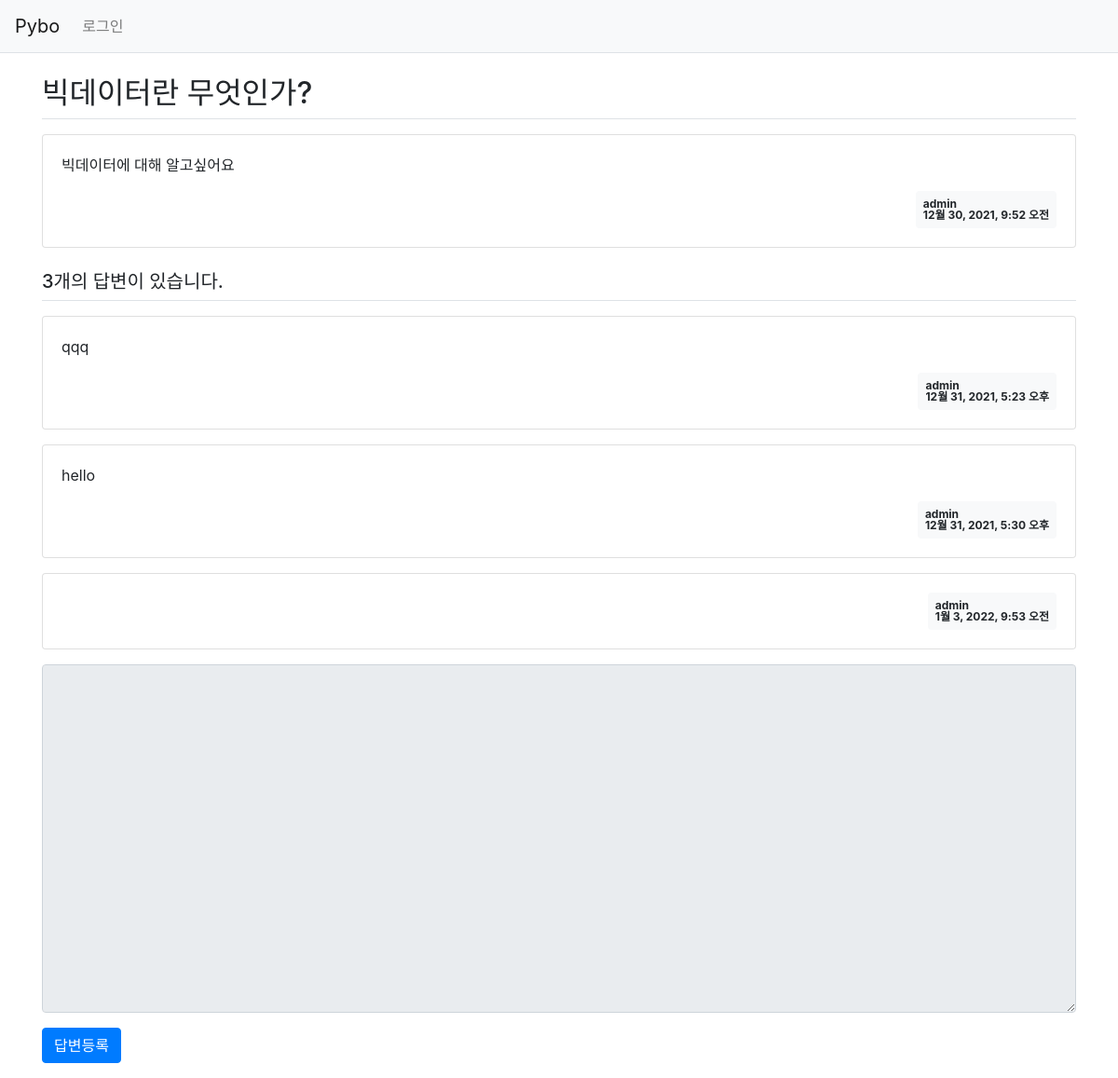
Page /pybo/3/ on the committed database.
### pybo/models.py (models this page shows, shortened)
class Question(models.Model) : #질문 클래스
    subject = models.CharField(max_length=200) #제목 입력시 최대 몇자까지 입력
    content = models.TextField() #글자 여러줄 입력,글자수 제한x
    create_date = models.DateTimeField() # 현재날짜
    modify_date = models.DateTimeField(null=True, blank=True) # null=True : db에서 컬럼에 null을 허용함, blank=True : 값이 없어도 상관없음(공백도 허용함)
    author = models.ForeignKey(User, on_delete=models.CASCADE)

class Answer(models.Model) : #답변 클래스
    question = models.ForeignKey(Question, on_delete=models.CASCADE) #연결된 질문 삭제시 답변도 함께 삭제
    content = models.TextField()
    create = models.DateTimeField()
    modify_date = models.DateTimeField(null=True, blank=True)
    author = models.ForeignKey(User, on_delete=models.CASCADE)

### pybo/views/base_views.py (the view)
# urls.py: path('<int:question_id>/', base_views.detail, name = 'detail'),
def detail(request, question_id):
    question = get_object_or_404(Question, pk = question_id) # 받아온 id값을 넘겨줌, #pk : primary key
    context = {'question': question}  # {key, value}형태(딕셔너리)
    return render(request, 'pybo/question_detail.html', context)  # '' : 템플릿(붕어빵 기계)을 만듬

### pybo/templatetags/pybo_filter.py (called while the page is built)
@register.filter
def mark(value):
    extensions = ["nl2br", "fenced_code"]
    return mark_safe(markdown.markdown(value, extensions=extensions)) # mark_safe : 입력한 값을 html로 변환하는 함수

### templates/pybo/question_detail.html (shortened to what this page needs)
{% extends 'base.html' %}
{% load pybo_filter %}
{% block content %}
<div class="container my-3">
    <h2 class="border-bottom py-2">{{ question.subject }}</h2>
    <div class="card my-3">
        <div class="card-body">
            <div class="card-text" style="while-space : pre-line;">
                {{ question.content|mark }}
            </div>
            <div class="d-flex justify-content-end">
                    <div class="badge badge-light p-2 text-left">
                        <div>{{ question.author.username }}</div>
                        <div>{{ question.create_date }}</div>
                    </div>
            </div>
        </div>
    </div>
    <h5 class="border-bottom my-3 py-2"> {{ question.answer_set.count }}개의 답변이 있습니다. </h5>
    {% for answer in question.answer_set.all %}
        <div class="card my-3">
            <div class="card-body">
                <div class="card-text" style="while-space : pre-line;">
                    {{ answer.content|mark }}
                </div>
                <div class="d-flex justify-content-end">
                    <div class="badge badge-light p-2 text-left">
                        <div>{{ answer.author.username }}</div>
                        <div>{{ answer.create }}</div>
                    </div>
                </div>
            </div>
        </div>
    {% endfor %}
    <form action="{% url 'pybo:answer_create' question.id %}" method="post" class="my-3" >
        <div class="form-group">
            <textarea {% if not user.is_authenticated %} disabled {% endif%}
                    name = "content" id="content" rows="15" class="form-control"></textarea>
        </div>
        <input type="submit" value="답변등록" class="btn btn-primary">
    </form>
</div>
{% endblock %}

### rows in the picture
Question: subject "빅데이터란 무엇인가?", content|mark "빅데이터에 대해 알고싶어요", author.username "admin", create_date "12월 30, 2021, 9:52 오전", answer_set.count "3"
Answer: content|mark "qqq", author.username "admin", create "12월 31, 2021, 5:23 오후"
Answer: content|mark "hello", author.username "admin", create "12월 31, 2021, 5:30 오후"
Answer: author.username "admin", create "1월 3, 2022, 9:53 오전"
